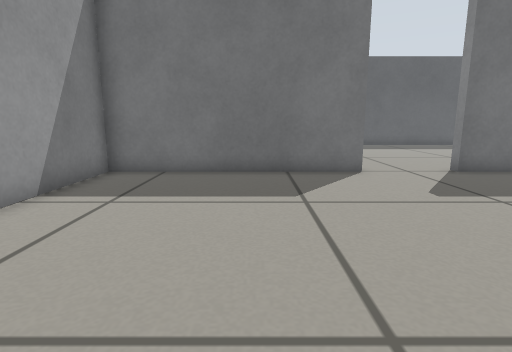
View 1 (above)

12 first-person views from a walk through a world built for the Gazebo simulator. The camera is 0.4 m above the floor, tilts 10° down and sees 80° across. The floor is counted in squares, 0.25 m on a side. Each view is taken from the middle of a square. On the plan, view 1 faces up. The plan holds only what a view shows up to about 15 squares ahead; the rest is blank.

View 2
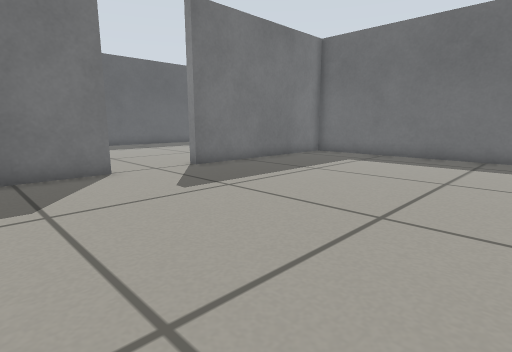

View 3
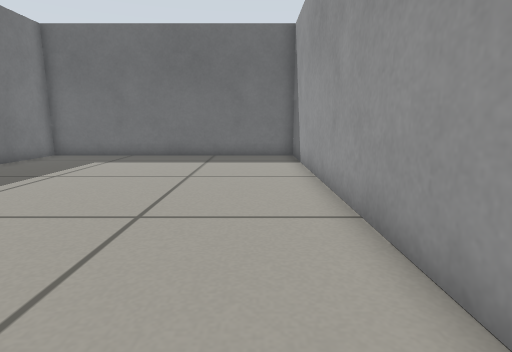

View 4
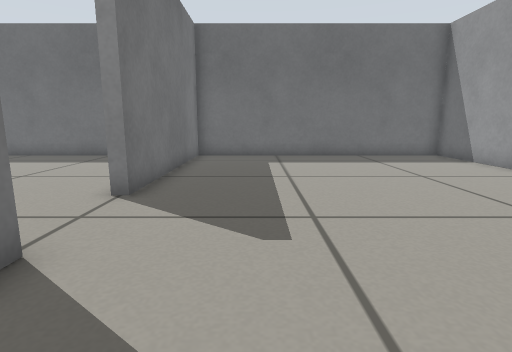

View 5
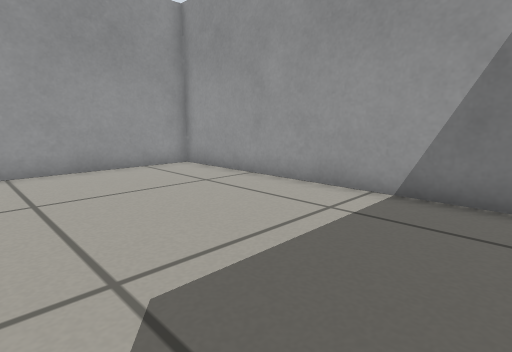

View 6
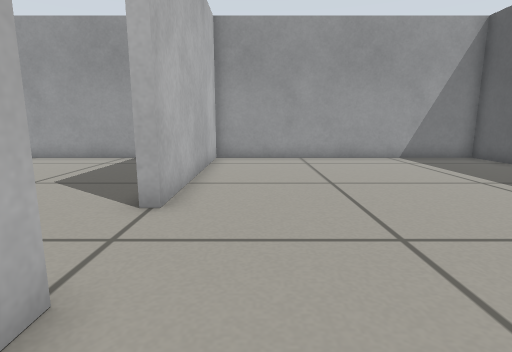

View 7
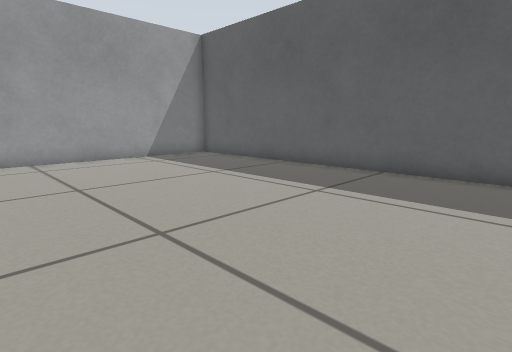

View 8
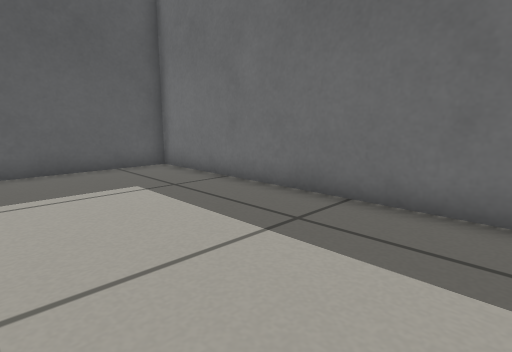

View 9
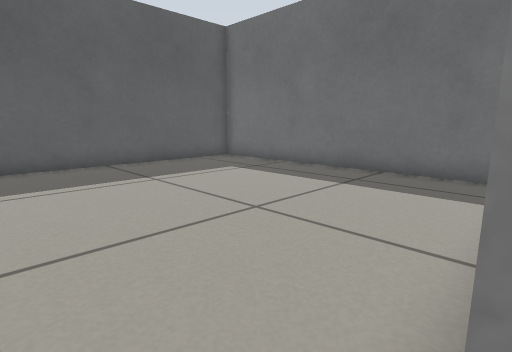

View 10
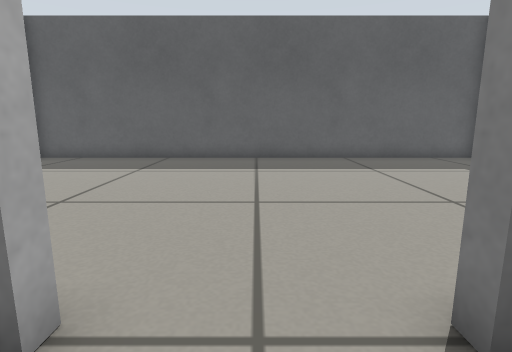

View 11
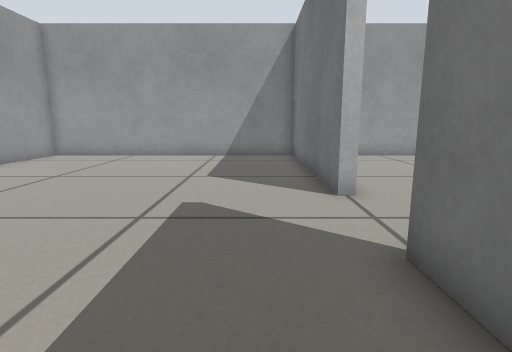

View 12
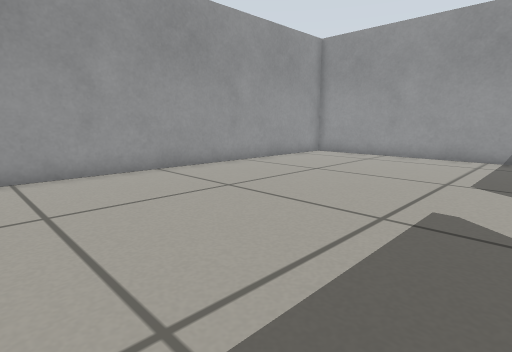

### Floor plan
Points are (right, up) in squares from view 1. A wall is a line through its corners. A room is listed if a view was taken in it or the views show most of it. See-through windows are left out.
Room 1 (views 1, 2, 3, 4, 5, 9, 10, 11, 12)
walls: (3.4, 10.2) (3.4, 9.8) (-4.8, 9.8) (-4.8, -1.8) (14.8, -1.8) (14.8, 9.8) (6.6, 9.8) (6.6, 10.2)
ways out: opening at (5, 10) to room 2
Room 2 (views 6, 7, 8)
walls: (6.6, 10.2) (7.1, 10.2); (14.8, 11.2) (14.8, 21.8) (-4.8, 21.8) (-4.8, 10.2) (3.4, 10.2)
ways out: opening at (5, 10) to room 1

Where each view was taken, in squares from view 1:
view 1: 0 up, 0 right, facing up
view 2: 0 up, 0 right, facing up-right
view 3: 0 up, 0 right, facing right
view 4: 7 up, 0 right, facing right
view 5: 9 up, 2 right, facing down-left
view 6: 12 up, 9 right, facing left
view 7: 12 up, 9 right, facing up-left
view 8: 11 up, 9 right, facing up-right
view 9: 10 up, 5 right, facing up-right
view 10: 8 up, 5 right, facing up
view 11: 8 up, 10 right, facing left
view 12: 8 up, 10 right, facing down-left
